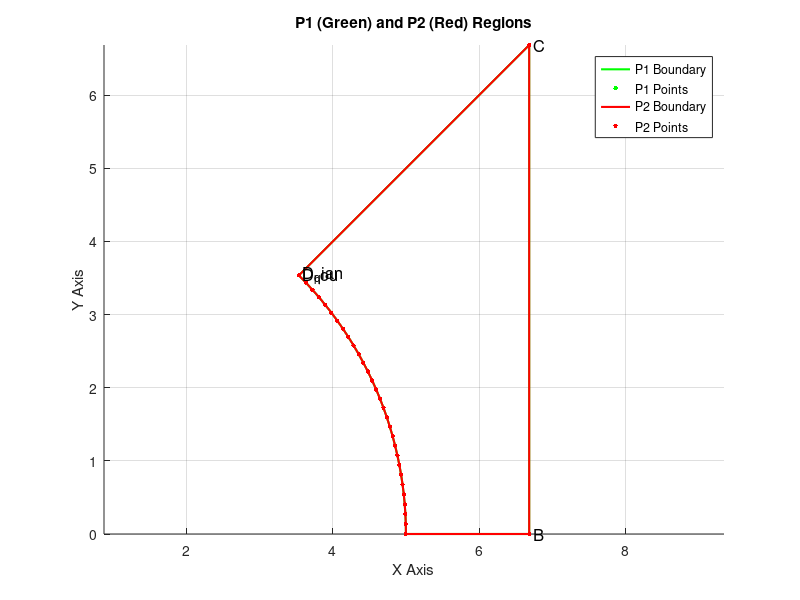

Recreate this plot in MATLAB. (Note: this script raises an error after producing the figure.)
clc; clear; close all; 

% **Parameter Definition**
P = 16.7;     % Structure size parameter
D = 10;       % Diameter of the circular region
f_g = 0.98;   % Base flow coefficient
f_0 = 1;   % Maximum flow coefficient
m = 7;        % Power exponent
W = 1.665;  
R0 = D /2;
Rnew = R0;   % Initial radius


% **Create polar coordinate grid**
theta = linspace(0, pi / 4, 50);  
r = linspace(0, ((P/2-W) * (sqrt(2))), 50); 
[THETA, R] = meshgrid(theta, r);

% **Compute flow field**
sec_theta = 1 ./ cos(THETA);
f_c = f_g + (f_0 - f_g) .* (1 - ((sqrt(2) - sec_theta) / (sqrt(2) - 1)).^m);
denominator = ((P / 2 - W) .* sec_theta - Rnew);
F = f_c .* (1 - (1 - (R - R0) ./ denominator).^m);


F(R <= Rnew) = 0; 

% **Convert to Cartesian coordinates**
[X, Y] = pol2cart(THETA, R);
X_data = [X(:), Y(:)];
F_data = F(:);



% **Compute P2 structured grid**
theta_hou = atan((P/2 - W) / (P/2 - W));
arc_theta_hou = linspace(theta_hou, 0, 30);
arc_theta_qian = linspace(pi/4, 0, 30); 
R_qian = Rnew; 
R_hou = Rnew; 
arc_x_qian = R_qian * cos(arc_theta_qian);  
arc_y_qian = R_qian * sin(arc_theta_qian);
arc_x_hou = R_hou * cos(arc_theta_hou);
arc_y_hou = R_hou * sin(arc_theta_hou);
arc_points_hou = [arc_x_hou', arc_y_hou'];
arc_points_qian = [arc_x_qian', arc_y_qian'];
B = [P/2 - W, 0];                  
C = [P/2 - W, P/2 - W];                
D_hou = [R_hou * cos(theta_hou) , R_hou * sin(theta_hou)];
D_qian = [R_qian * cos(pi/4) , R_qian * sin(pi/4)];
P1_points = [arc_points_qian; B; C; D_qian];
P2_points = [arc_points_hou; B; C; D_hou];

% **Plot P1 and P2**
figure(1); 
hold on; 
axis equal; 
grid on;
% **Plot P1 (Green)**
plot(P1_points(:,1), P1_points(:,2), 'g-', 'LineWidth', 1.5);
scatter(P1_points(:,1), P1_points(:,2), 10, 'g', 'filled');

% **Plot P2 (Red)**
plot(P2_points(:,1), P2_points(:,2), 'r-', 'LineWidth', 1.5);
scatter(P2_points(:,1), P2_points(:,2), 10, 'r', 'filled');

% **Label key points**
text(B(1), B(2), ' B', 'FontSize', 12, 'Color', 'black');
text(C(1), C(2), ' C', 'FontSize', 12, 'Color', 'black');
text(D_qian(1), D_qian(2), ' D_qian', 'FontSize', 12, 'Color', 'black');
text(D_hou(1), D_hou(2), ' D_hou', 'FontSize', 12, 'Color', 'black');

xlabel('X Axis');
ylabel('Y Axis');
title('P1 (Green) and P2 (Red) Regions');
legend('P1 Boundary', 'P1 Points', 'P2 Boundary', 'P2 Points');
hold off;

P1_area = polyarea(P1_points(:,1), P1_points(:,2));
P2_area = polyarea(P2_points(:,1), P2_points(:,2));
juxing_area = W * (P / 2 - W);

% **Output the areas of P1 and P2**
fprintf('P1 structured grid area: %.4f\n', P1_area);
fprintf('P2 structured grid area: %.4f\n', P2_area);
fprintf('Rectangle area: %.4f\n', juxing_area);
fprintf('juxing_area + P2_area: %.4f\n', juxing_area + P2_area);


% **Create P2 structured grid**
P2_x = linspace(min(P2_points(:,1)), max(P2_points(:,1)), 200);
P2_y = linspace(min(P2_points(:,2)), max(P2_points(:,2)), 200);
[P2_X, P2_Y] = meshgrid(P2_x, P2_y);

[in, ~] = inpolygon(P2_X, P2_Y, P2_points(:,1), P2_points(:,2));
P2_X(~in) = NaN;
P2_Y(~in) = NaN;

% % **Mask out values where X > (P/2 - W)**
% mask = (X <= (P / 2 - W));
% X(~mask) = NaN;
% Y(~mask) = NaN;
% F(~mask) = NaN;


% **RBF interpolation**
X_train = [X(:), Y(:)];
F_train =  F_data;
valid_idx = ~isnan(X_train(:,1)) & ~isnan(X_train(:,2));
X_train = X_train(valid_idx, :);
F_train = F_train(valid_idx);

X_target = [P2_X(:), P2_Y(:)];
valid_target_idx = ~isnan(X_target(:,1)) & ~isnan(X_target(:,2));
X_target = X_target(valid_target_idx, :);

D_train = pdist2(X_train, X_train);
sigma = 0.16*median(D_train(:));  
rbf_func = @(r) exp(-(r / sigma).^2);
Phi_train = rbf_func(D_train);
lambda = 1e-6;  
Phi_train = Phi_train + lambda * eye(size(Phi_train));
weights = Phi_train \ F_train;

D_target = pdist2(X_target, X_train);
Phi_target = rbf_func(D_target);

F_P2_grid = NaN(size(P2_X));
F_P2_grid(valid_target_idx) = Phi_target * weights;

% **Right-side rectangular flow field `F_R`**
Nx_R = 200; Ny_R = 200;
x_R = linspace(P/2 - W, P/2, Nx_R);  
y_R = linspace(0, P/2 - W, Ny_R);        
[X_R, Y_R] = meshgrid(x_R, y_R);

% **Ensure valid values at P/2-W in `F_P2_grid`**
[~, idx] = min(abs(P2_X(1,:) - P/2 -W)); 
F_P2_P_boundary = F_P2_grid(:, idx);  % Directly extract values at X=P/2-W
F_P2_P_boundary = fillmissing(F_P2_P_boundary, 'linear'); % Linearly fill NaN values

% **Compute `F_R`, ensuring continuity at X = P/2**
F_R = NaN(size(X_R));

for i = 1:length(x_R)
    for j = 1:length(y_R)
        if X_R(j, i) == P/2-W
            F_R(j, i) = F_P2_P_boundary(j); % Ensure continuity at P/2
        else
            % **Extract boundary values from left P2 region**
            Fy = F_P2_P_boundary(j);
            
            % **Apply power-law decay in the X direction**
            Fx = (1 - ((X_R(j, i) - (P/2-W)) / W).^7);
            
            % **Final flow field computation**
            F_R(j, i) = Fy .* Fx;
        end
    end
end

% **Merge P2 grid and right rectangular grid**
X_combined = [P2_X, X_R]; 
Y_combined = [P2_Y, Y_R]; 
F_combined = [F_P2_grid, F_R];

F_combined(isnan(F_combined)) = 0; % Avoid NaN affecting visualization

% **Figure 2: Flow field before interpolation (Cartesian coordinates)**
figure(2);
surf(X, Y, F, 'EdgeColor', 'none');
colormap('jet'); 
colorbar;
xlabel('X'); ylabel('Y'); zlabel('F');
title('Flow field before interpolation (Cartesian coordinates)');
xlim([0,P/2-W])
zlim([0,1])
caxis([0 1])
% **Figure 3: Interpolated complete flow field**
figure(3);
surf(P2_X, P2_Y, F_P2_grid, 'EdgeColor', 'none');
colormap('jet'); 
colorbar;
xlabel('X'); ylabel('Y'); zlabel('F');
title('Interpolated flow field');

figure(4);
hold on;

% 绘制散点图
scatter(X_data(:,1), X_data(:,2), 10, 'b', 'filled');  
scatter(P2_X(:), P2_Y(:), 10, 'r', 'filled');  
PXX=P2_X(:);
PYY=P2_Y(:);

% 将 NaN 替换为 0
PXX(isnan(PXX)) = 0;
PYY(isnan(PYY)) = 0;



% 设置轴标签
xlabel('\it X\rm, mm', 'FontName', 'Times New Roman', 'FontSize', 14, 'Interpreter', 'tex');
ylabel('\it Y\rm, mm', 'FontName', 'Times New Roman', 'FontSize', 14, 'Interpreter', 'tex');

% 设置 legend 并调整符号大小
h = legend('Background Grid', 'Foreground Grid', 'Location', 'northwest');
set(h, 'Box', 'off');                
set(h, 'FontName', 'Times New Roman'); 
set(h, 'FontSize', 14); 
set(gcf, 'Renderer', 'painters'); % 使用矢量渲染
h.ItemTokenSize = [20, 10]; % **放大 legend 符号**

daspect([1 1 0.5]); % X and Y axes equal, Z scaled dynamically

% **设置坐标轴格式，确保所有刻度可见**
set(gca, 'FontSize', 14, 'FontName', 'Times New Roman');
set(gca, 'LineWidth', 2);
box on; % **确保所有框线显示**

% **确保所有刻度都显示**
xticks(min(X_data(:,1)):1:max(X_data(:,1))); % X 轴刻度
yticks(min(X_data(:,2)):1:max(X_data(:,2))); % Y 轴刻度

% **设置轴颜色确保所有刻度都可见**
set(gca, 'XColor', 'k', 'YColor', 'k'); % 确保 X、Y 轴的刻度线显示
set(gca, 'TickDir', 'in');  % 让刻度向外

% 设置 x 和 y 轴范围
xlim([0 max(X_data(:,1))]);
ylim([0 max(X_data(:,2))]);

hold off;







% **Figure 5: Right-side flow field**
figure(5);
surf(X_R, Y_R, F_R, 'EdgeColor', 'none'); 
colormap(jet);
colorbar;
xlabel('X'); ylabel('Y'); zlabel('F_R');
title('Right-side flow field (Rectangular grid)');
grid on;
view(45, 30);

% **Figure 6: Merged flow field**(juxing_area + P2_area)
figure(6);
surf(X_combined, Y_combined, F_combined, 'EdgeColor', 'none'); 
colormap(jet);
colorbar;
xlabel('X'); ylabel('Y'); zlabel('Flow Field');
title('Merged flow field');
grid on;
view(30, 40);


% **Define triangular grid region (F_U)**
Nx_U = 200; 
Ny_U = 200;
y_U = linspace(P/2 - W, P/2, Ny_U);  % Upper region (P/2-W < Y <= P/2)
x_U = linspace(P/2 - W, P/2, Nx_U);  % Same X range as F_R

[X_U, Y_U] = meshgrid(x_U, y_U);

% **Mask out points where Y > X to keep only the triangular region**
mask_triangular = (Y_U <= X_U); 

% **Ensure valid values at Y = P/2-W from `F_R`**
[~, idx_U] = min(abs(Y_R(:,1) - (P/2 - W))); 
F_R_Y_boundary = F_R(idx_U, :);  % Extract values at Y = P/2-W
F_R_Y_boundary = fillmissing(F_R_Y_boundary, 'linear'); % Fill NaNs

% **Compute F_U using power-law decay in Y direction**
F_U = NaN(size(X_U));

for i = 1:length(x_U)
    for j = 1:length(y_U)
        if mask_triangular(j, i) % Only compute where Y <= X
            if Y_U(j, i) == P/2 - W
                F_U(j, i) = F_R_Y_boundary(i); % Maintain continuity
            else
                Fy = (1 - ((Y_U(j, i) - (P/2 - W)) / W).^m);
                F_U(j, i) = F_R_Y_boundary(i) .* Fy;
            end
        end
    end
end

% **Extract only the valid triangular region data**
X_tri = X_U(mask_triangular);
Y_tri = Y_U(mask_triangular);
F_tri = F_U(mask_triangular);

% **Merge the structured flow fields**juxing_area + P2_area + triangular_area
X_final = [X_combined(:); X_tri(:)]; 
Y_final = [Y_combined(:); Y_tri(:)]; 
F_final = [F_combined(:); F_tri(:)];

F_final(isnan(F_final)) = 0; % Avoid NaN affecting visualization
X_final(isnan(X_final)) = 0; % Avoid NaN affecting visualization
Y_final(isnan(Y_final)) = 0; % Avoid NaN affecting visualization


% **Figure 7: Final Flow Field
figure(7);
scatter3(X_final, Y_final, F_final, 10, F_final, 'filled'); 
colormap(jet);
colorbar;
% **Set labels with Times New Roman Italic**
xlabel('\it X\rm, mm', 'FontName', 'Times New Roman', 'FontSize', 14, 'Interpreter', 'tex');
ylabel('\it Y\rm, mm', 'FontName', 'Times New Roman', 'FontSize', 14, 'Interpreter', 'tex');
zlabel('\it f\rm_{sub,\iti}', 'FontName', 'Times New Roman', 'FontSize', 14, 'Interpreter', 'tex');
title({'1 / 2 corner subchannel,' '<\itW>=\rm0.389 m/s'}, 'FontName', 'Times New Roman', 'FontSize', 14);

% **Ensure X and Y axes have equal scaling but leave Z free**
daspect([1 1 0.5]); % X and Y axes equal, Z scaled dynamically

% **Set tick intervals to 1**
xticks(min(X_final):1:max(X_final));
yticks(min(Y_final):1:max(Y_final));
% % zticks(min( F_final):1:max( F_final));
xlim([0 max(X_final)]);
ylim([0 max(Y_final)]);
% zlim([0 max(F_final)]);
% **Set grid and view**
grid on;
view(30, 40);
% **设置 X, Y, Z 轴的线条更粗**
set(gca, 'LineWidth', 2);
set(gca, 'FontSize', 14, 'FontName', 'Times New Roman');
set(gcf, 'Renderer', 'painters'); % 使用矢量渲染




% **Find the maximum value of F_final and its index**
[max_F, max_idx] = max(F_final(:)); % Find the maximum value
max_X = X_final(max_idx); % Get the corresponding X coordinate
max_Y = Y_final(max_idx); % Get the corresponding Y coordinate
hold on;
plot3(max_X, max_Y, max_F, 'bo', 'MarkerSize', 14, 'MarkerFaceColor', 'b'); % Mark maximum value
text(max_X-0.4, max_Y+0.2, max_F+0.4,  sprintf('\\it f\\rm_{c,\\iti}: %.2f', max_F), ...
    'FontSize', 14, 'FontName', 'Times New Roman', 'Color', 'r', 'Interpreter', 'tex');
scatter3(D/2+W, 0, 0.98, 200, [0.5, 1, 1], 'filled'); 
text(D/2+W, -2.4, 0.98+0.4,sprintf('\\it f\\rm_{g,\\iti}: %.2f', 0.98), ...
    'FontSize', 14, 'FontName', 'Times New Roman', ...
    'Interpreter', 'tex', 'Color', 'r');

% **Add a cylinder (fuel rod) centered at (0,0)**


% **定义圆柱参数**
x_center = 0;  % 圆柱中心坐标 (0,0)
y_center = 0;
z_min = min(F_final(:)); % 圆柱底部
z_max = max(F_final(:)); % 圆柱顶部
radius = 5;  % 圆柱半径
num_points = 50;  % 控制圆柱平滑度
cyl_color = [0.8, 0.7, 1]; % **浅紫色**
alpha_value = 0.5; % **透明度 (0=完全透明, 1=完全不透明)**

% **创建圆柱的外表面**
theta = linspace(0, pi/2, num_points);  % 角度范围 (1/4 圆柱)
z_cyl = linspace(z_min, z_max, num_points)';  % 高度方向划分

[Theta, Z_cyl] = meshgrid(theta, z_cyl);
R = radius * ones(size(Theta));  % 设定固定半径

% **转换为直角坐标**
X_cyl = R .* cos(Theta);
Y_cyl = R .* sin(Theta);

hold on;

% **绘制 1/4 透明圆柱**
surf(X_cyl, Y_cyl, Z_cyl, 'FaceColor', cyl_color, 'EdgeColor', 'none', 'FaceAlpha', alpha_value);

% **封闭底部（1/4圆形，透明）**
theta_bottom = linspace(0, pi/2, num_points);  % 1/4 圆的角度
X_bottom = radius * cos(theta_bottom);
Y_bottom = radius * sin(theta_bottom);
Z_bottom = z_min * ones(size(X_bottom));  % 设置底部Z值
fill3([0 X_bottom], [0 Y_bottom], [z_min Z_bottom], cyl_color, 'EdgeColor', 'none', 'FaceAlpha', alpha_value); % 底部透明封闭

% **封闭顶部（1/4圆形，透明）**
Z_top = z_max * ones(size(X_bottom));  % 设置顶部Z值
fill3([0 X_bottom], [0 Y_bottom], [z_max Z_top], cyl_color, 'EdgeColor', 'none', 'FaceAlpha', alpha_value); % 顶部透明封闭

% **在圆柱顶面中心添加 "rod" 文字**
text(radius/2, radius/2, z_max, 'Fuel rod', 'FontSize', 14, 'FontName', 'Times New Roman', 'Color', 'r', 'HorizontalAlignment', 'center');

hold off;







% **Compute the area of the juxing_area + P2_area
dx = diff(X_combined, 1, 2); % Spacing in the X direction
dy = diff(Y_combined, 1, 1); % Spacing in the Y direction

% **Ensure dx and dy do not contain NaN values**
dx(isnan(dx)) = 0;
dy(isnan(dy)) = 0;

% **Calculate the area of juxing_area + P2_area
cell_area_combined = dx(2:end, :) .* dy(:, 2:end); 

% **Calculate the area of the triangular region**
tri_area = 0.5 * W * W;  % Directly use the formula A = 1/2 * W^2

% **Compute valid flow field values in the juxing_area + P2_area
valid_mask_combined = ~isnan(F_combined(2:end, 2:end));
F_valid_combined = F_combined(2:end, 2:end);
F_valid_combined(~valid_mask_combined) = 0;
cell_area_combined(~valid_mask_combined) = 0;

% **Calculate the actual flow field area of the juxing_area + P2_area
actual_area_combined = sum(cell_area_combined(:));

% **Compute the average flow field value in the triangular region**
F_tri_avg = mean(F_tri(:), 'omitnan'); % Directly use the mean value of the triangular region

% **Total interpolated flow field area**
actual_area_total = actual_area_combined + tri_area;

% **Compute the area-weighted average flow field value**
if actual_area_total == 0
    area_weighted_avg = NaN;
else
    area_weighted_avg = (sum(F_valid_combined(:) .* cell_area_combined(:)) + F_tri_avg * tri_area) / actual_area_total;
end

% **Compute the Paranjape value**
Paranjape = 0.68 * f_0 + 0.22 * f_g;

% **Output results**
fprintf('juxing_area + P2_area (after RBF): %.4f\n', actual_area_combined);
fprintf('Triangular region area: %.4f\n', tri_area);
fprintf('juxing_area + P2_area + Triangular_area (after RBF): %.4f\n', actual_area_total);
fprintf('Area-weighted average flow field value: %.4f\n', area_weighted_avg);
fprintf('Paranjape area-weighted average flow field value: %.4f\n', Paranjape);


% **RBF 训练效果评估**
% **拆分数据集**
num_samples = size(X_train, 1);
rand_indices = randperm(num_samples);  % 随机打乱索引
train_size = round(0.8 * num_samples); % 80% 训练，20% 测试

train_indices = rand_indices(1:train_size);
test_indices = rand_indices(train_size+1:end);

X_train_sub = X_train(train_indices, :);
F_train_sub = F_train(train_indices);

X_test = X_train(test_indices, :);
F_test = F_train(test_indices);

% **重新计算 RBF 权重 (仅使用 80% 训练数据)**
D_train = pdist2(X_train_sub, X_train_sub);
sigma = 0.15 * median(D_train(:));  % 计算 sigma
rbf_func = @(r) exp(-(r / sigma).^2);
Phi_train = rbf_func(D_train);
lambda = 1e-6;  
Phi_train = Phi_train + lambda * eye(size(Phi_train));
weights = Phi_train \ F_train_sub;

% **对测试数据集进行预测**
D_test = pdist2(X_test, X_train_sub);
Phi_test = rbf_func(D_test);
F_pred = Phi_test * weights; % 预测流场值

% **计算误差**
mse = mean((F_test - F_pred).^2);  % 均方误差 (MSE)
rmse = sqrt(mse);  % 均方根误差 (RMSE)
ss_total = sum((F_test - mean(F_test)).^2);  % 总体平方和
ss_residual = sum((F_test - F_pred).^2);  % 残差平方和
r2 = 1 - (ss_residual / ss_total);  % R²（决定系数）

% **输出误差指标**
fprintf('RBF 训练效果评估:\n');
fprintf('均方误差 (MSE): %.6f\n', mse);
fprintf('均方根误差 (RMSE): %.6f\n', rmse);
fprintf('决定系数 (R²): %.4f\n', r2);

% **绘制预测值与真实值的对比**
% 归一化 F_test 和 F_pred（Min-Max 归一化）
F_test_norm = (F_test - min(F_test)) / (max(F_test) - min(F_test));
F_pred_norm = (F_pred - min(F_test)) / (max(F_test) - min(F_test));

figure(8);
scatter(F_test_norm, F_pred_norm, 30, 'b', 'filled'); hold on;
plot([min(F_test_norm), max(F_test_norm)], [min(F_test_norm), max(F_test_norm)], 'r--', 'LineWidth', 1.5);
title('80% for training, 20% for predicting');

% 设置轴标签
xlabel('\it F\rm_{test}, -', 'FontName', 'Times New Roman', 'FontSize', 14, 'Interpreter', 'tex');
ylabel('\it F\rm_{pred}, -', 'FontName', 'Times New Roman', 'FontSize', 14, 'Interpreter', 'tex');

% 设置 legend 并调整符号大小
h = legend('Predicted values', 'True values', 'Location', 'northwest');
set(h, 'Box', 'off');                
set(h, 'FontName', 'Times New Roman'); 
set(h, 'FontSize', 14); 
set(gcf, 'Renderer', 'painters'); % 使用矢量渲染
h.ItemTokenSize = [20, 10]; % **放大 legend 符号**

daspect([1 1 0.5]); % X and Y axes equal, Z scaled dynamically

% **设置坐标轴格式，确保所有刻度可见**
set(gca, 'FontSize', 14, 'FontName', 'Times New Roman');
set(gca, 'LineWidth', 2);
box on; % **确保所有框线显示**

% **确保所有刻度都显示**
xticks(min(F_test_norm):0.2:max(F_test_norm)); % X 轴刻度
yticks(min(F_test_norm):0.2:max(F_test_norm)); % Y 轴刻度

% **设置轴颜色确保所有刻度都可见**
set(gca, 'XColor', 'k', 'YColor', 'k'); % 确保 X、Y 轴的刻度线显示
set(gca, 'TickDir', 'in');  % 让刻度向内

% 设置 x 和 y 轴范围
xlim([0 1]);
ylim([0 1]);

% 找到图的中心
x_center = (min(F_test_norm) + max(F_test_norm)) / 2;
y_center = (min(F_pred_norm) + max(F_pred_norm)) / 2;

% 计算新的 R²、MSE 和 RMSE
r2_norm = 1 - sum((F_test_norm - F_pred_norm).^2) / sum((F_test_norm - mean(F_test_norm)).^2);
mse_norm = mean((F_test_norm - F_pred_norm).^2);
rmse_norm = sqrt(mse_norm);

% 在图中间标注 R² 值
text(x_center-0.2, y_center+0.1, sprintf('R^{2} = %.3f\nMSE = %.3f\nRMSE = %.3f', r2_norm, mse_norm, rmse_norm), ...
    'FontSize', 14, 'FontWeight', 'bold', 'FontName', 'Times New Roman', ...
    'HorizontalAlignment', 'center', 'BackgroundColor', 'w','color','r');

hold off;
fprintf('Min/Max of F_test (normalized): %.4f / %.4f\n', min(F_test_norm), max(F_test_norm));
fprintf('Min/Max of F_pred (normalized): %.4f / %.4f\n', min(F_pred_norm), max(F_pred_norm));

